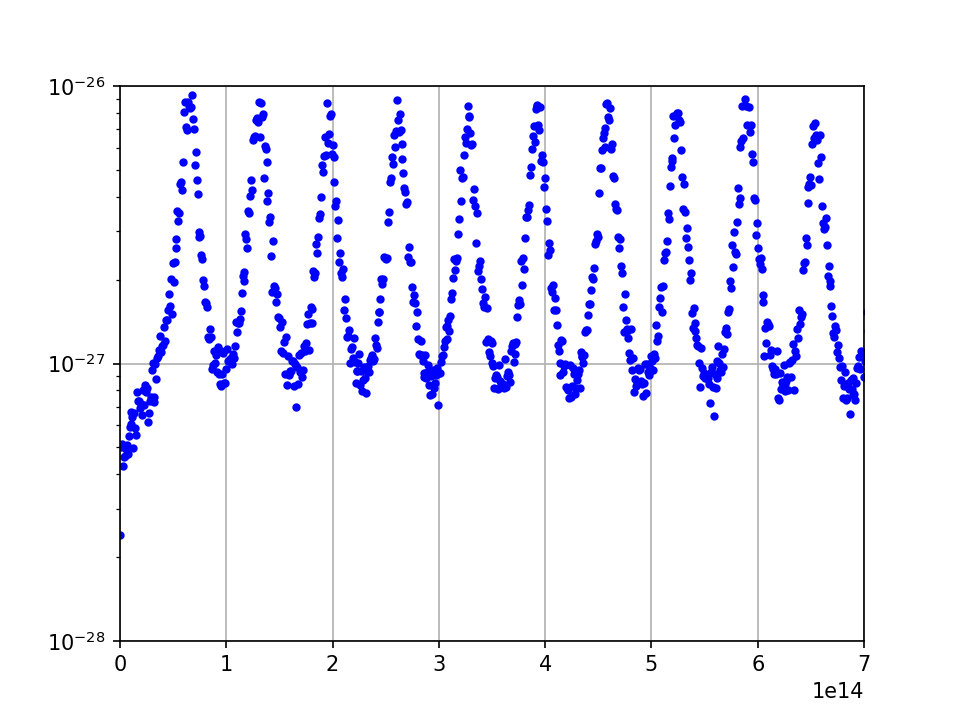
#> input picture 202307/picture/30000_2.4um_photonic_crystal.png, 960 x 720 px, found by its file name
$ jupyter execute transparent.ipynb
#> lines starting #> are read from the running program, lines starting #| are printed output that depends on the picture
[cell 1]
import numpy as np
#data = np.load('test_custom_source_photonic_crystal_50000.npz')
#print(data.files)
data1 = np.load('999En.npz')
#> (reads 202308/parallel/999En.npz from the repository)
print(data1.files)

[cell 2]
import matplotlib.pyplot as plt
#Efavg = data1['Efavg_50000']
Efavg1 = data1['Efavg_30000']
freqs = np.linspace(0,30e15,1000)
plt.plot(freqs,Efavg1,'.')
#plt.plot(freqs,Efavg1,'.')
#plt.xlim(0,25e15)
#plt.ylim(0,1e-11)
plt.xlabel('Frequency (Hz)')
plt.ylabel('Magnitude')
plt.savefig('3_50000.png')
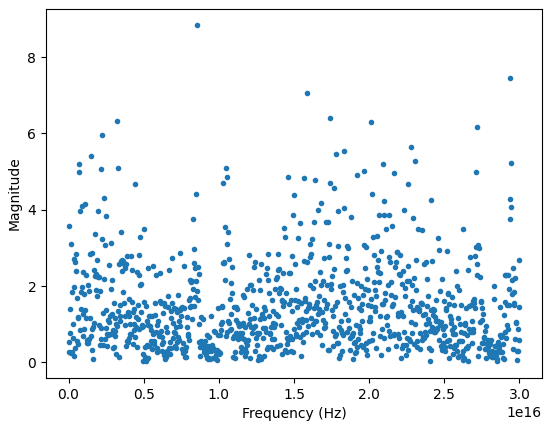
#> figure drawn by matplotlib, 1 panel; curve peaks at x = 8.53e+15, y = 8.83
plt.show()

[cell 3]
from PIL import Image

def transPNG(srcImageName, dstImageName):
#> called with srcImageName = '30000_2.4um_photonic_crystal.png', dstImageName = 'new30000_2.4um_photonic_crystal.png'
    img = Image.open(srcImageName)
#> img is the input picture: PIL image 960x720 RGBA; mean R, G, B, A 240.8, 240.8, 252.1, 255
    img = img.convert("RGBA")
    datas = img.getdata()
    newData = list()
    for item in datas:
        if item[0] > 225 and item[1] > 225 and item[2] > 225:
            newData.append((255, 255, 255, 0))
        else:
            newData.append(item)
#> after the loop, newData = 691200 items
    img.putdata(newData)
    img.save(dstImageName, "PNG")
transPNG('30000_2.4um_photonic_crystal.png','new30000_2.4um_photonic_crystal.png')
